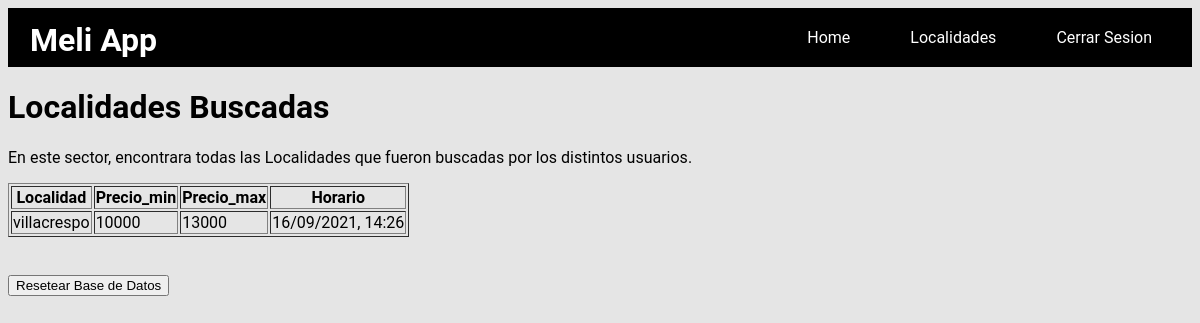
The app's page /localidades (signed in) with its own data.
### localidad.py (models this page shows, shortened)
class Localidad(db.Model):
    __tablename__ = "localidad"
    id = db.Column(db.Integer,primary_key=True)
    location = db.Column(db.String)
    price_min = db.Column(db.Integer)
    price_max = db.Column(db.Integer)
    time = db.Column(db.String)

### app.py (the view, shortened to what this page needs)
@app.route("/localidades")
@login_required
def localidades():
    if request.method == 'GET':
        try:
            data = localidad.report()
            return render_template('tabla.html',data = data)
        except:
            return jsonify({'trace': traceback.format_exc()})

### app.py (called while the page is built)
@login_manager.user_loader
def load_user(user_id):
    return users.user_id(user_id)

### localidad.py (called while the page is built)
def report(limit=0, offset=0):
    query= db.session.query(Localidad)
    if limit > 0:
        query = query.limit(limit)
        if offset > 0:
            query = query.offset(offset)
    json_result_list = []
    for person in query:
        json_result = {'Localidad': person.location,'Price_min': person.price_min, 'Price_max': person.price_max, 'Time':person.time}
        json_result_list.append(json_result)
    return json_result_list

### users.py (called while the page is built)
def user_id(user_id):
    return User.query.get(int(user_id))

### templates/tabla.html
{% extends "base.html" %}
{% block content %}
<h1>Localidades Buscadas</h1>
<p>En este sector, encontrara todas las Localidades que fueron buscadas por los distintos usuarios.</p>
<table border="1">
    <thead cellpadding="1.0" cellspacing="1.0">
        <tr>
            <th>Localidad</th>
            <th>Precio_min</th>
            <th>Precio_max</th>
            <th>Horario</th>
        </tr>
        {% for row in data %}
        <tr>
            <td>{{row['Localidad']}}</td>
            <td>{{row['Price_min']}}</td>
            <td>{{row['Price_max']}}</td>
            <td>{{row['Time']}}</td>
        </tr>
        {% endfor %}
    </thead>
</table>
<br><br>
<form action="{{url_for('reset')}}">
    <input id= "1" type="submit" value="Resetear Base de Datos" />
</form>
{% endblock %}

### templates/base.html (shortened to what this page needs)
<!DOCTYPE html>
<html lang="en">
<head>
  <link rel="stylesheet" type="text/css" href="../static/css/home.css">
</head>
<body>
  <div>
    <h1 class="title">Meli App</h1>
  </div>
  <nav >
    <a class="nav-enlace" href="home">Home</a>
    <a class="nav-enlace" href="localidades">Localidades</a>
    <a class="nav-enlace" href="{{url_for('logout')}}">Cerrar Sesion</a>
  </nav>
  {% block content %}
  {% endblock %}
</body>
</html>

### static/css/home.css (style rules this page uses)
* { box-sizing: border-box; }
body { font-family: 'Roboto', sans-serif; background: #E5E5E5; }
.nav-enlace { color: white; display: inline-block; padding: 10px 30px; text-decoration: none; font-family: 'Roboto', sans-serif; }
.title { font-family: 'Roboto', sans-serif; position: absolute; left: 30px; color: white; top: 0%; }
nav { display: flex; background: black; padding: 10px; justify-content: flex-end; }

### records on screen
Localidad: Localidad "villacrespo", Price_min "10000", Price_max "13000", Time "16/09/2021, 14:26"
